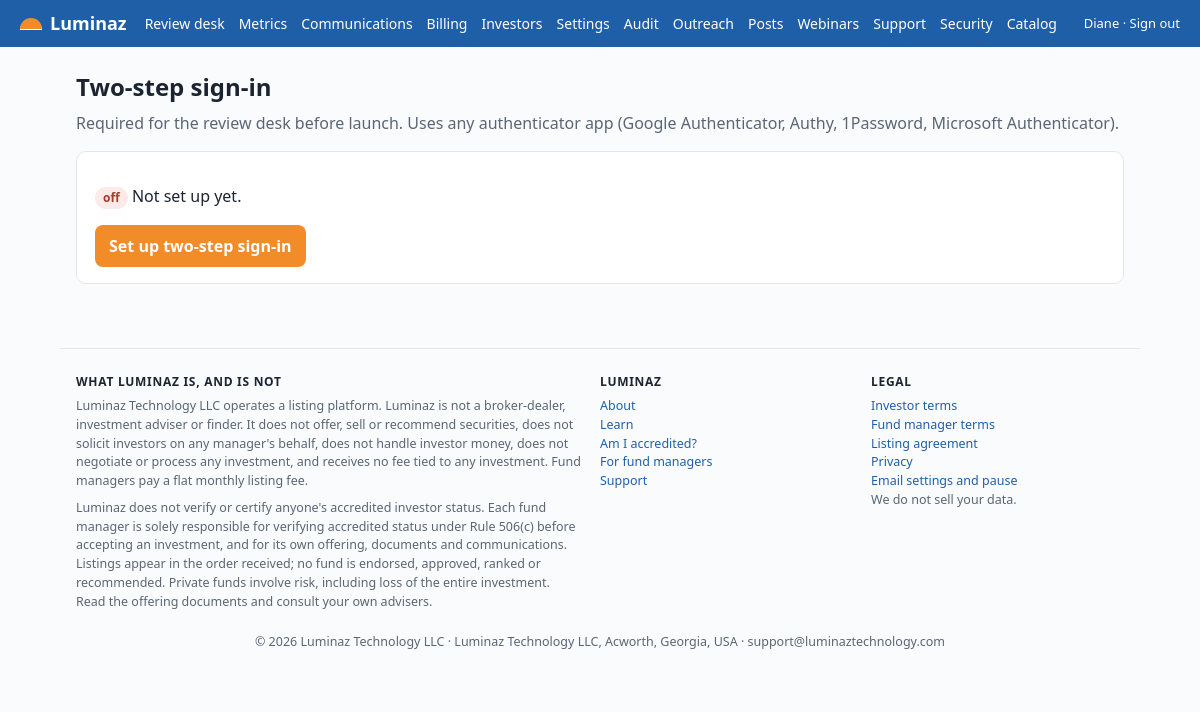
The page /security (signed in) on the database its author committed.
### tables this page shows
CREATE TABLE users (
  id INTEGER PRIMARY KEY,
  email TEXT UNIQUE NOT NULL,
  password_hash TEXT NOT NULL,
  role TEXT NOT NULL CHECK(role IN ('investor','manager','admin')),
  name TEXT NOT NULL DEFAULT '',
  email_confirmed INTEGER NOT NULL DEFAULT 0,
  confirm_token TEXT,
  accreditation_basis TEXT,
  accreditation_attested_at TEXT,
  totp_secret TEXT,
  totp_enabled INTEGER NOT NULL DEFAULT 0,
  recovery_codes TEXT,
  created_at TEXT NOT NULL,
  last_login TEXT
, marketing_opt_in INTEGER NOT NULL DEFAULT 1, unsub_token TEXT, consent_at TEXT, consent_text TEXT, paused_at TEXT, reset_token TEXT, reset_sent_at TEXT);

CREATE TABLE settings (
  key TEXT PRIMARY KEY,
  value TEXT NOT NULL
);

### luminaz/auth.py (the view, shortened to what this page needs)
@bp.route("/security", methods=("GET", "POST"))
def security():
    if g.user is None or g.user["role"] != "admin":
        abort(403)
    db = get_db()
    return render_template("auth/security.html", enabled=g.user["totp_enabled"])

### luminaz/db.py (called while the page is built)
def get_db():
    if "db" not in g:
        path = current_app.config["DATABASE"]
        os.makedirs(os.path.dirname(path), exist_ok=True)
        g.db = sqlite3.connect(path, detect_types=sqlite3.PARSE_DECLTYPES, timeout=10)
        g.db.row_factory = sqlite3.Row
        g.db.execute("PRAGMA foreign_keys = ON")
        g.db.execute("PRAGMA journal_mode = WAL")
        g.db.execute("PRAGMA synchronous = NORMAL")
        g.db.execute("PRAGMA temp_store = MEMORY")
        g.db.execute("PRAGMA cache_size = -16000")   # 16 MB page cache
    return g.db

def setting(key, default=None):
    row = get_db().execute("SELECT value FROM settings WHERE key = ?", (key,)).fetchone()
    return row["value"] if row else default

### luminaz/visitors.py (called while the page is built)
def is_bot(user_agent):
    ua = (user_agent or "").lower()
    return not ua or any(w in ua for w in BOT_WORDS)

def visitor_hash(day=None):
    day = day or dt.date.today().isoformat()
    ip = (request.headers.get("X-Forwarded-For", request.remote_addr or "") or "").split(",")[0].strip()
    ua = request.headers.get("User-Agent", "")
    return hashlib.sha256((day + current_app.config["SECRET_KEY"] + ip + ua).encode()).hexdigest()[:24]

### luminaz/templates/auth/security.html (shortened to what this page needs)
{% extends "base.html" %}{% block title %}Security{% endblock %}{% block content %}
<h1>Two-step sign-in</h1><p class="sub">Required for the review desk before launch. Uses any authenticator app (Google Authenticator, Authy, 1Password, Microsoft Authenticator).</p>
{% if recovery_codes %}<div class="card" style="border-color:var(--warn)"><h3>Two-step sign-in is on. Save these recovery codes now.</h3><p class="small">Each works once if you lose your phone. Print this page and keep it where Cliff can reach it, with the domain and hosting logins. They are not shown again.</p>
<pre class="mono" style="font-size:16px">{% for c in recovery_codes %}{{ c }}
{% endfor %}</pre><p><button class="btn quiet" onclick="window.print()">Print</button></p></div>
{% else %}<div class="card">{% if enabled %}<p><span class="tag live">on</span> Two-step sign-in is active for {{ g.user.email }}.</p>
<form method="post" onsubmit="return confirm('Turn off two-step sign-in?')"><input type="hidden" name="action" value="disable"><button class="btn quiet">Turn off</button></form>
<form method="post" style="margin-top:8px"><input type="hidden" name="action" value="start"><button class="btn quiet">Set up again on a new phone</button></form>
{% else %}<p><span class="tag rejected">off</span> Not set up yet.</p><form method="post"><input type="hidden" name="action" value="start"><button class="btn">Set up two-step sign-in</button></form>{% endif %}</div>{% endif %}{% endblock %}

### luminaz/templates/base.html (shortened to what this page needs)
<!doctype html><html lang="en"><head><meta charset="utf-8"><meta name="viewport" content="width=device-width,initial-scale=1">
<link rel="stylesheet" href="{{ url_for('static', filename='style.css') }}">
</head><body>
{% set manager_side = request.path.startswith('/managers') or (g.user and g.user.role == 'manager') %}
<header class="top">
  <a class="brand" href="{{ url_for('manager.landing') if manager_side else url_for('investor.home') }}"><span class="sun"></span> Luminaz{% if manager_side %} <span class="brand-sub">for Fund Managers</span>{% endif %}</a>
  <nav>
    {% if g.user and g.user.role == 'admin' %}
      <a href="{{ url_for('admin.queue') }}">Review desk</a><a href="{{ url_for('admin.metrics_page') }}">Metrics</a><a href="{{ url_for('admin.communications') }}">Communications</a><a href="{{ url_for('admin.billing_page') }}">Billing</a><a href="{{ url_for('admin.investors') }}">Investors</a><a href="{{ url_for('admin.settings') }}">Settings</a><a href="{{ url_for('admin.audit_log') }}">Audit</a><a href="{{ url_for('admin.outreach') }}">Outreach</a><a href="{{ url_for('admin.marketing') }}">Posts</a><a href="{{ url_for('webinars.admin_index') }}">Webinars</a><a href="{{ url_for('admin.support_tickets') }}">Support</a><a href="{{ url_for('auth.security') }}">Security</a><a href="{{ url_for('investor.catalog') }}">Catalog</a>
    {% elif g.user %}
      <a href="{{ url_for('investor.catalog') }}">Funds</a><a href="{{ url_for('investor.me') }}">My funds</a><a href="{{ url_for('investor.learn') }}">Learn</a>
    {% else %}
      <a href="{{ url_for('investor.calculator') }}">Am I accredited?</a><a href="{{ url_for('investor.learn') }}">Learn</a><a href="{{ url_for('webinars.index') }}">Webinars</a><a href="{{ url_for('investor.about') }}">About</a><a href="{{ url_for('manager.landing') }}">For fund managers</a>
    {% endif %}
  </nav>
  <div class="right">{% if g.user %}{{ g.user.name or g.user.email }} · <a href="{{ url_for('auth.logout') }}">Sign out</a>{% else %}<a href="{{ url_for('auth.login') }}">Sign in</a>{% endif %}</div>
</header>
<main class="{% block mainclass %}{% endblock %}">
{% block content %}{% endblock %}
</main>
<footer class="ft">
  <div class="cols">
    <div><h4>What Luminaz is, and is not</h4>
      <p>{{ company }} operates a listing platform. Luminaz is not a broker-dealer, investment adviser or finder. It does not offer, sell or recommend securities, does not solicit investors on any manager's behalf, does not handle investor money, does not negotiate or process any investment, and receives no fee tied to any investment. Fund managers pay a flat monthly listing fee.</p>
      <p>Luminaz does not verify or certify anyone's accredited investor status. Each fund manager is solely responsible for verifying accredited status under Rule 506(c) before accepting an investment, and for its own offering, documents and communications. Listings appear in the order received; no fund is endorsed, approved, ranked or recommended. Private funds involve risk, including loss of the entire investment. Read the offering documents and consult your own advisers.</p></div>
    <div><h4>{% if manager_side %}Fund managers{% else %}Luminaz{% endif %}</h4>
      {% if manager_side %}<a href="{{ url_for('manager.landing') }}#how">How it works</a><br><a href="{{ url_for('manager.landing') }}#pricing">Pricing</a><br><a href="{{ url_for('manager.landing') }}#checks">What we check</a><br><a href="{{ url_for('investor.home') }}">Investor site</a>{% else %}<a href="{{ url_for('investor.about') }}">About</a><br><a href="{{ url_for('investor.learn') }}">Learn</a><br><a href="{{ url_for('investor.calculator') }}">Am I accredited?</a><br><a href="{{ url_for('manager.landing') }}">For fund managers</a>{% endif %}<br><a href="{{ url_for('support.support') }}">Support</a></div>
    <div><h4>Legal</h4><a href="{{ url_for('investor.legal', doc='terms') }}">Investor terms</a><br><a href="{{ url_for('investor.legal', doc='manager-terms') }}">Fund manager terms</a><br><a href="{{ url_for('investor.legal', doc='listing-agreement') }}">Listing agreement</a><br><a href="{{ url_for('investor.legal', doc='privacy') }}">Privacy</a><br><a href="{{ url_for('support.notifications') }}">Email settings and pause</a><p>We do not sell your data.</p></div>
  </div>
  <p class="line">© {{ now_year }} {{ company }} · {{ setting('postal_address') }} · {{ setting('support_email') }}</p>
</footer>
</body></html>

### luminaz/static/style.css (style rules this page uses)
:root { --sun:#f28c28;--sun-2:#ffb066;--sky:#1f5fa8;--sky-2:#2f7bd0;--ink:#1b2430;--muted:#5a6675;--line:#e3e7ec;--bg:#fafbfd;--card:#fff;--ok:#0b6e4f;--bad:#a83a2a;--warn:#8a6d00 }
* { box-sizing:border-box }
body { margin:0;font-family:system-ui,"Segoe UI",Arial,sans-serif;color:var(--ink);background:var(--bg);line-height:1.5 }
a { color:var(--sky);text-decoration:none }
header.top { background:var(--sky);color:#fff;padding:10px 20px;display:flex;align-items:center;gap:18px;flex-wrap:wrap }
header.top a { color:#fff }
header.top .brand { font-weight:700;font-size:18px;display:flex;align-items:center;gap:8px }
.sun { width:22px;height:11px;border-radius:22px 22px 0 0;background:var(--sun);display:inline-block;box-shadow:0 1px 0 #fff }
header.top nav { display:flex;gap:14px;flex-wrap:wrap;font-size:14px }
header.top .right { margin-left:auto;font-size:13px }
main { max-width:1080px;margin:0 auto;padding:22px 16px }
h1 { font-size:24px;margin:0 0 6px }
.sub { color:var(--muted);margin:0 0 16px }
.card { background:var(--card);border:1px solid var(--line);border-radius:10px;padding:16px 18px;margin:12px 0 }
.btn { display:inline-block;background:var(--sun);color:#fff;border:0;border-radius:8px;padding:9px 14px;font:inherit;font-weight:600;cursor:pointer }
.tag { display:inline-block;padding:2px 8px;border-radius:12px;font-size:12px;font-weight:600;background:#eef2f7;color:var(--muted) }
.tag.paused,.tag.rejected { background:#fbeae7;color:var(--bad) }
.right { text-align:right }
footer { color:var(--muted);font-size:12px;text-align:center;padding:26px 16px;border-top:1px solid var(--line);margin-top:30px }
footer.ft { text-align:left;max-width:1080px;margin:30px auto 0;padding:24px 16px;font-size:12.5px }
footer.ft .cols { display:grid;grid-template-columns:2fr 1fr 1fr;gap:18px }
footer.ft h4 { font-size:12px;letter-spacing:.06em;text-transform:uppercase;margin:0 0 6px;color:var(--ink) }
footer.ft p { margin:0 0 8px }
footer.ft .line { margin-top:14px;text-align:center }

### rows shown on the page
users: user "Diane"
settings: value "Luminaz Technology LLC"
settings: value "Luminaz Technology LLC, Acworth, Georgia, USA"
settings: value "support@luminaztechnology.com"
